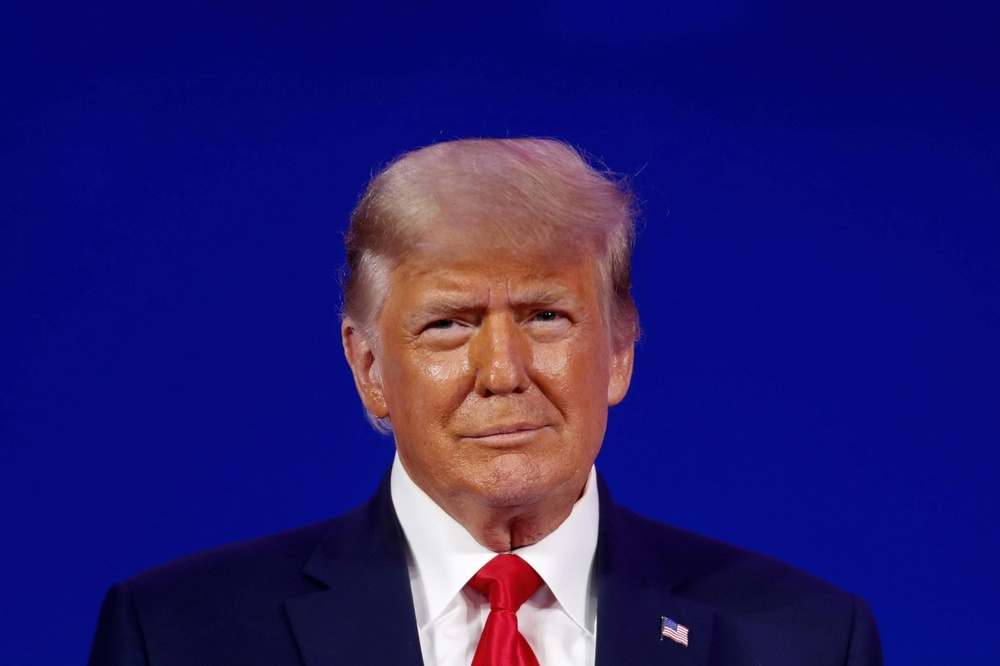
#> input picture ep9/trump.jpg, 1000 x 666 px, shrunk from 2500 x 1666 before the run
$ python main.py
#> lines starting #> are read from the running program, lines starting #| are printed output that depends on the picture; after the words box and inside, x2 and y2 are one past the last pixel; in counts of white or black regions, pixels touching at a corner belong together
import cv2

image = cv2.imread('trump.jpg')
#> image is the input picture: shape (666, 1000, 3); mean B, G, R 112.2, 27.5, 36.5
image_grey = cv2.cvtColor(image, cv2.COLOR_BGR2GRAY)
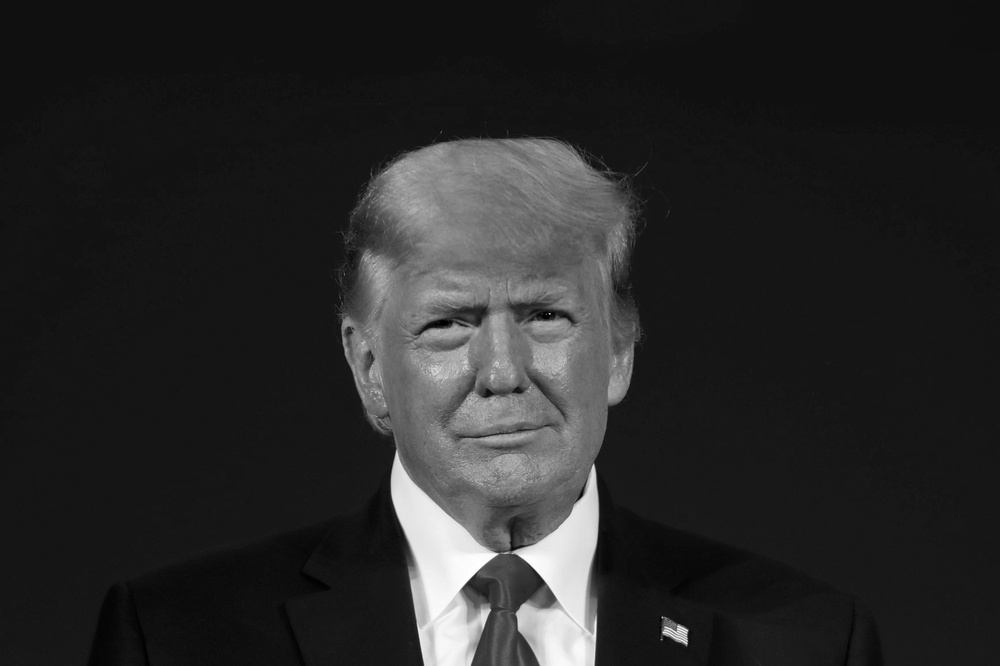
#> image_grey: shape (666, 1000); min 0, max 255, mean 39.9

classifier = cv2.CascadeClassifier('haarcascade_frontalface_default.xml')
faces = classifier.detectMultiScale(image_grey, 1.1, 4)
#> faces = [[323, 180, 335, 335]]

for x,y,w,h in faces:
    cv2.rectangle(image, (x,y), (x+w, y+h), (0, 255, 255), 4)
#> this loop made 1 pass
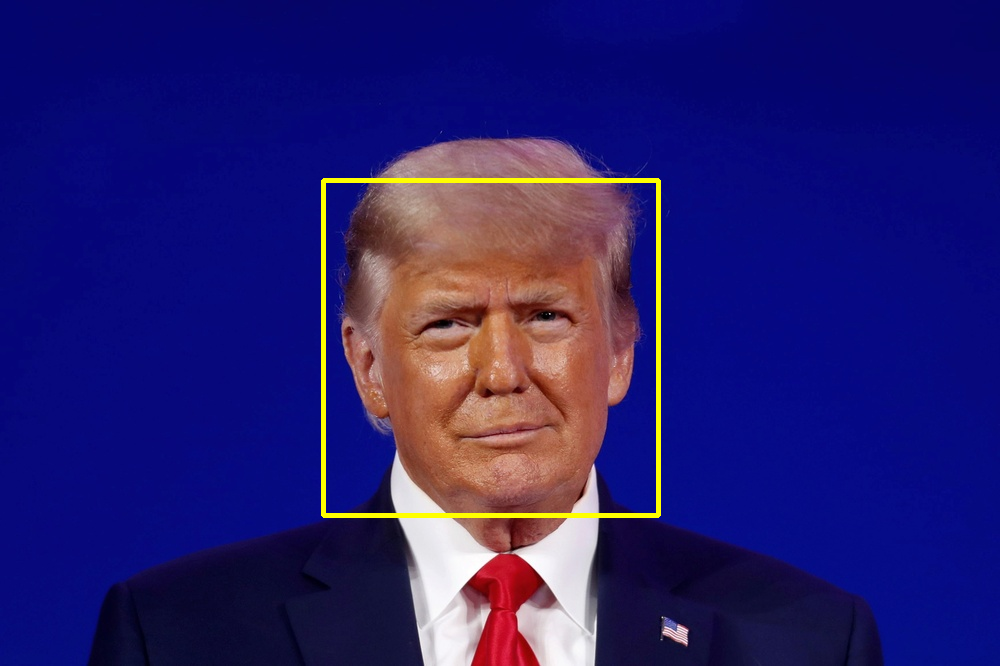
#> image: shape (666, 1000, 3); 1% of pixels changed, all inside (x1, y1, x2, y2) = (321, 178, 661, 518)

cv2.imshow('Original', image)
cv2.waitKey(0)
